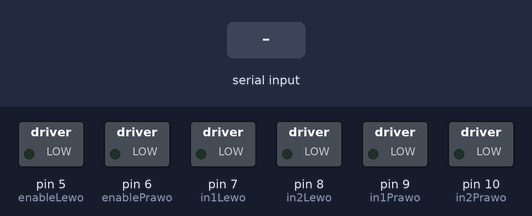
A sketch run on a simulated Arduino Uno, built with avr-gcc and run on an emulated ATmega328P. Shown: switched loads named in the sketch (green lamp = pin HIGH). The inputs (shaded band) are chosen by the test bench.

Above: at 1.2 s.
1.3 s: "LPT" received over Serial
At 1.8 s:
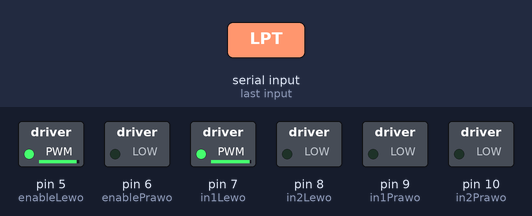
2.8 s: "LPN" received over Serial
At 3.7 s:
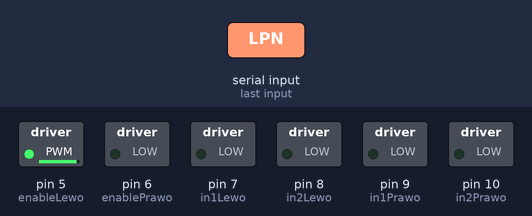
4.3 s: "LTT" received over Serial
At 5.3 s:
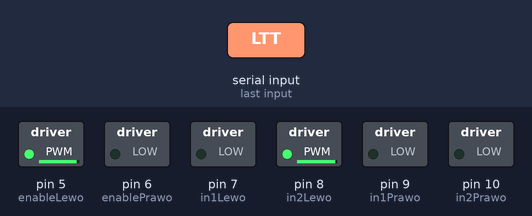
5.8 s: "LTN" received over Serial
At 7.0 s:
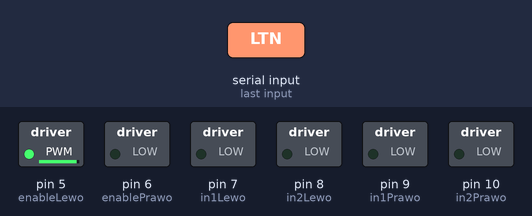
7.3 s: "PPT" received over Serial
At 8.5 s:
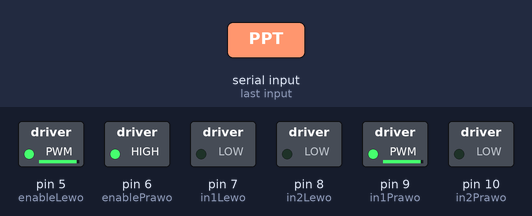
8.8 s: "PPN" received over Serial
At 9.5 s:
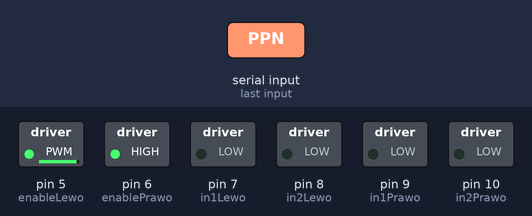
Timing chart, 0 to 11.3 s (numbered marks = the images above; inputs shaded):
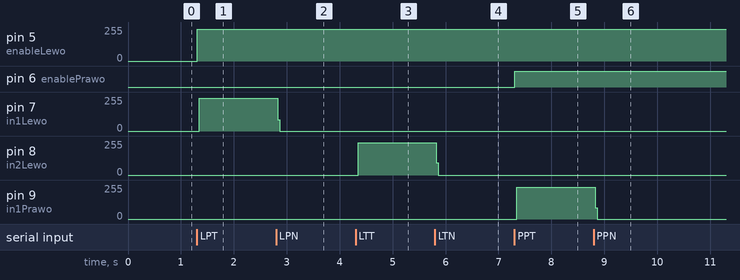

Measured:
- after the input at 1.3 s, pin 5 (enableLewo): 0/255 → 240/255 at once; pin 7 (in1Lewo): 0/255 → 245/255 after 0.05 s
- after the input at 2.8 s, pin 7 (in1Lewo): 245/255 → 0/255 at once
- after the input at 4.3 s, pin 8 (in2Lewo): 0/255 → 243/255 after 0.05 s
- after the input at 5.8 s, pin 8 (in2Lewo): 243/255 → 0/255 at once
- after the input at 7.3 s, pin 6 (enablePrawo): LOW → HIGH at once; pin 9 (in1Prawo): 0/255 → 238/255 after 0.05 s
- after the input at 8.8 s, pin 9 (in1Prawo): 238/255 → 0/255 at once

The sketch:

silniki.ino
```cpp
//definicja pinów
//połączenia między pinami Arduino i mostka L293D
#define enableLewo 5    //1 L293D
#define enablePrawo 6   //9 L293D
#define in1Lewo 7       //2 L293D
#define in2Lewo 8       //7 L293D
#define in1Prawo 9      //10 L293D
#define in2Prawo 10     //15 L293D
                        //3 L293D --> lewy silnik zworka tył
                        //4,5 L293D --> GND
                        //6 L293D --> lewy silnik zworka przod
                        //8 L293D --> +9V
                        //11 L293D --> prawy silnik zworka tył
                        //12,13  L293D --> GND
                        //14 L293D --> prawy silnik zworka przód
                        //16 L293D --> +5V

int predkoscPrawo, predkoscLewo;
String  odbior, lewySilnik, prawySilnik;
char command;
boolean lt,lp, pp, pt;

//setup - funkcja wykonywana przy uruchomieniu
void setup()
{
   //rozpoczęcie komunikacji przez UART
    Serial.begin(9600);

   //redukcja mechanicznej różnicy w prędkościach obrotowych silników
    predkoscLewo=240;
    predkoscPrawo=255;

    //ustawienia początkowe pinów
    pinMode(enablePrawo, OUTPUT);
    pinMode(enableLewo, OUTPUT);
    pinMode(in1Lewo, OUTPUT);
    pinMode(in2Lewo, OUTPUT);
    pinMode(in1Prawo, OUTPUT);
    pinMode(in2Prawo, OUTPUT);

    analogWrite(enableLewo, 0);
    analogWrite(enablePrawo, 0);

    digitalWrite(in1Lewo, LOW);
    digitalWrite(in2Lewo, LOW);
    digitalWrite(in1Prawo, LOW);
    digitalWrite(in2Prawo, LOW);
}

//loop - pętla nieskończona
void loop()
{

    //sprawdzanie czy komunikacja dostępna
    if (Serial.available() > 0)
        {
          odbior = "";
        }
    //odczytywanie danych z portu szeregowego
      while(Serial.available() > 0)

      {
          command = ((byte)Serial.read());//odczytanie danych z portu szeregowego
          if (command == ':')
             {
                 break;
              }
         else
        {
            odbior += command;
         }
    delay(1);
    }
      odbierz();
      logika();
      delay(1);
      stopPrawo();
      stopLewo();

    }

//zdefiniowane funkcje programu
//
 //lewy silnik kręci się w przód
 void lewoPrzod()
  {
    analogWrite(enableLewo, predkoscLewo);
    digitalWrite(in1Lewo, HIGH);
    digitalWrite(in2Lewo, LOW);
  }

 //lewy silnik kręci się w tył
void lewoTyl()
  {
     analogWrite(enableLewo, predkoscLewo);
     digitalWrite(in1Lewo, LOW);
     digitalWrite(in2Lewo, HIGH);
  }
 //prawy silnik kręci sięw przód
void prawoPrzod ()
  {
      analogWrite(enablePrawo, predkoscPrawo);
      digitalWrite(in1Prawo, HIGH);
      digitalWrite(in2Prawo, LOW);
  }
 //prawy silnik kręci się w tył
void prawoTyl ()
    {
      analogWrite(enablePrawo, predkoscPrawo);
      digitalWrite(in1Prawo, LOW);
      digitalWrite(in2Prawo, HIGH);
    }
//zatrzymanie lewego silnika
void stopLewo()
  {

    digitalWrite(in1Lewo, LOW);
    digitalWrite(in2Lewo, LOW);

  }
//zatrzymanie prawego silnika
void stopPrawo()
  {

      digitalWrite(in1Prawo, LOW);
      digitalWrite(in2Prawo, LOW);

  }


void odbierz()
  {
    //określenie, co zostało przesłane przez Bluetooth
    //przypisanie wartości zmiennym logicznym kontrolującym silniki
    if  (odbior=="LPT")
    {
      lp=true;
    }
    else if  (odbior=="LPN")
    {
       lp=false;
    }
    else if  (odbior=="LTT")
    {
       lt=true;
    }
    else if  (odbior=="LTN")
    {
       lt=false;
    }
    else if  (odbior=="PPT")
    {
      pp=true;
    }
    else if  (odbior=="PPN")
    {
      pp=false;
    }
    else if  (odbior=="PTT")
    {
       pt=true;
    }
    else if  (odbior=="PTN")
    {

     pt=false;
    }
    else
    {
     pp=false;
     pt=false;
     lp=false;
     lt=false;
    }
}
void logika()
{

  //wywołanie odpowiednich funkcji sterujących silnikami
        if(lp==true && lt==false )
        {
            lewoPrzod();
        }
        else if (lp==true && lt==true)
        {
          lewoPrzod();
          lt=false;
        }
        else if (lp==false && lt==true)
        {
            lewoTyl();
        }
        else if (lp==false && lt==false)
        {
           stopLewo();
        }

        if(pp==true && pt==false)
        {
           prawoPrzod();
        }
        else if(pp==true && pt==true)
        {
           prawoPrzod();
           pt=false;
        }
        else if (pp==false && pt==true)
        {
            prawoTyl();
        }
        else if (pp==false && pt==false)
        {
            stopPrawo();
        }
        else
        {
         stopPrawo();
         stopLewo();
        }

}
```
